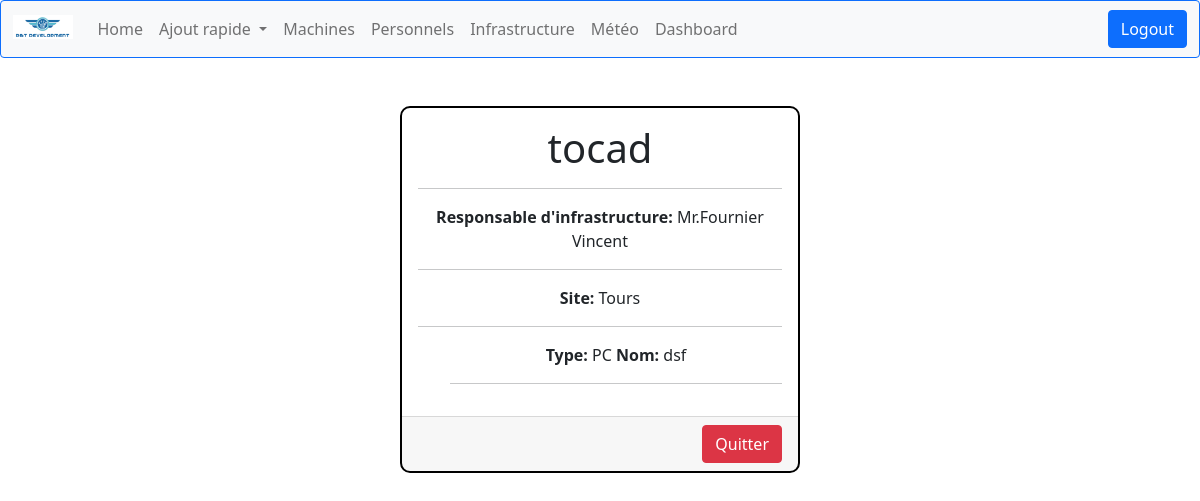
Screenshot of /infrastructures/4 (signed in) with the database file from the repository.
### computerApp/models.py (models this page shows, shortened)
class Infrastructure(models.Model):
    nom = models.CharField(max_length=50)
    SITE = (
        ('Tours', 'Tours'),
        ('Paris', 'Paris')
    )
    site = models.CharField(max_length=15, choices=SITE, default='Paris')
    administrateur = models.ForeignKey(
        'Personnel',
        on_delete=models.SET_NULL,
        null=True,
        blank=True,
        related_name='administrateur_infrastructure',
        limit_choices_to=Q(role='Administrateur') & Q(site=models.F('site'))
    )
    machines = models.ManyToManyField(
        'Machine',
        related_name='infrastructures',
        blank=True,
        limit_choices_to=Q(site=models.F('site'))
    )

class Personnel(models.Model):
    id = models.AutoField(primary_key=True, editable=False)
    nom = models.CharField(max_length=50)
    prenom = models.CharField(max_length=50)
    GENRE = (
        ('Mr', 'Homme'),
        ('Mme', 'Femme'),
    )
    SITE = (
        ('Tours', 'Tours'),
        ('Paris', 'Paris')
    )
    ROLE = (
        ('Utilisateur', 'Utilisateur'),
        ('Administrateur', 'Administrateur')
    )
    telephone = models.CharField(
        max_length=10,
        validators=[MaxValueValidator(10)],
        default='None'
    )
    email = models.EmailField(blank=True, default='None')
    genre = models.CharField(max_length=32, choices=GENRE, default='Homme')
    site = models.CharField(max_length=15, choices=SITE, default='Paris')
    role = models.CharField(max_length=15, choices=ROLE, default='Utilisateur')
    machine = models.OneToOneField('Machine', on_delete=models.SET_NULL, null=True, blank=True,default='None',
                                   related_name='personnel_attitre')
    def __str__(self):
        return f"{self.genre}.{self.nom} {self.prenom}"

class Machine(models.Model):
    TYPE = (
        ('PC', 'Windows'),
        ('Mac', 'MacOS'),
        ('Serveur', 'Serveur'),
        ('Switch', 'Switch'),
    )
    id = models.AutoField(primary_key=True, editable=False)
    nom = models.CharField(max_length=30)
    creation_date = models.DateTimeField(auto_now_add=True)
    maintenance_date = models.DateTimeField(null=True, blank=True)
    mach = models.CharField(max_length=32, choices=TYPE, default='PC')
    address_ip = models.GenericIPAddressField(
        protocol='IPv4',
        validators=[
            RegexValidator(
                regex=r'^(?!0\.0\.0\.0$)'
            ),
            validate_ipv4_address
        ],
        unique=True,
        default='0.0.0.0'
    )
    SITE = (
        ('Tours', 'Tours'),
        ('Paris', 'Paris')
    )
    site = models.CharField(max_length=10, choices=SITE, default='Paris')
    personnel = models.OneToOneField('Personnel', on_delete=models.SET_NULL, null=True, blank=True,
                                     related_name='machine_attitre')
    administrateur = models.ForeignKey(
        'Personnel',
        on_delete=models.SET_NULL,
        null=True,
        blank=True,
        related_name='administrateur_machines',
        limit_choices_to=Q(role='Administrateur') & Q(site=models.F('site'))
    )

### computerApp/views.py (the view)
# urls.py: path('infrastructures/<pk>',views.infrastructure_detail_view, name = 'infrastructure-detail'),
@login_required
def infrastructure_detail_view(request, pk):
    infrastructure = get_object_or_404(Infrastructure, id = pk)
    machines = infrastructure.machines.all()
    context = {
        'infrastructure': infrastructure,
        'machines': machines,
    }
    return render(request, 'computerApp/infra_detail.html', context)

### computerApp/templates/computerApp/infra_detail.html
{% extends "index.html" %}
{% block content %}
<div class="card text-center mx-auto mt-5" style="max-width: 400px; border: 2px solid black; border-radius: 10px;">
  <div class="card-body">
    <h1 class="card-title">{{ infrastructure.nom }}</h1>
    <hr class="nav-border">
    <p class="card-text"><strong>Responsable d'infrastructure: </strong> {{ infrastructure.administrateur }}</p>
    <hr class="nav-border">
    <p class="card-text"><strong>Site: </strong>{{ infrastructure.site }}</p>
    <hr class="nav-border">
    <ul>
      {% for machine in machines %}
  <div>
    <strong>Type:</strong> {{ machine.mach }}
    <strong>Nom:</strong> {{ machine.nom }}
  </div>
  {% if not loop.last %}
    <hr>
  {% endif %}
{% endfor %}
    </ul>
  </div>
  <div class="card-footer text-end">
    <a href="{% url 'infrastructures' %}" class="btn btn-danger">Quitter</a>
  </div>
</div>
{% endblock %}

### rows the page displays
Infrastructure: nom "tocad", administrateur "Mr.Fournier Vincent", site "Tours"
Machine: mach "PC", nom "dsf"
